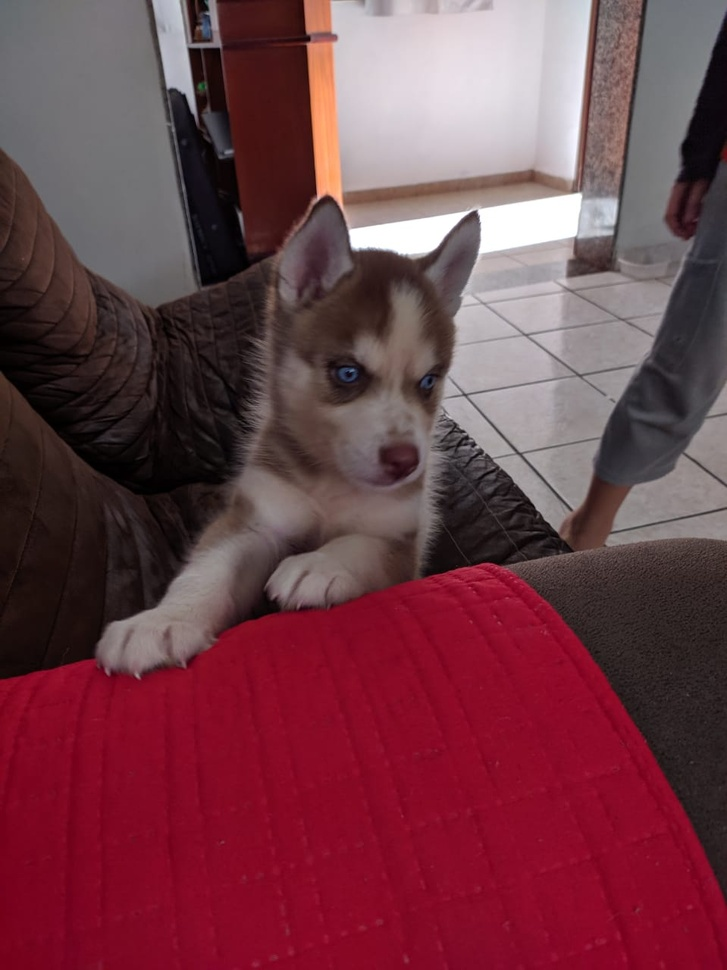
#> input picture OpenCV Python/joe.jpeg, 727 x 970 px, shrunk from 959 x 1280 before the run, found by its file name
$ python 'openCV 2.py'
#> lines starting #> are read from the running program, lines starting #| are printed output that depends on the picture
import cv2
import random

img = cv2.imread("opencv\joe.jpeg",-1)
#> img is the input picture: shape (970, 727, 3); mean B, G, R 71.7, 61.7, 112
#print(img.shape) #(height,width,channels)

for i in range(500):
    randomColor1 = random.randint(0,255)
    randomColor2 = random.randint(0,255)
    randomColor3 = random.randint(0,255)
    for j in range(img.shape[1]):
        img[i][j] = [255,255,255]
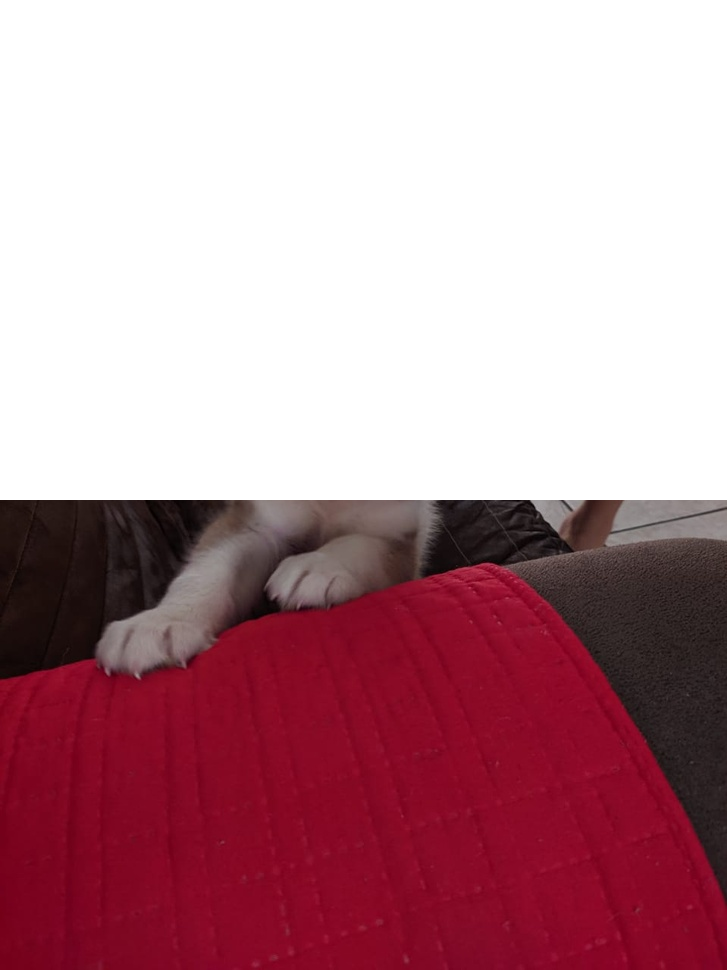
#> img: shape (970, 727, 3); mean B, G, R 151.8, 142.5, 186.2

'''tag = img[450:650,300:600]
img[100:300,650:950] = tag'''

cv2.imshow('Image',img)
cv2.waitKey(0)
cv2.destroyAllWindows()
